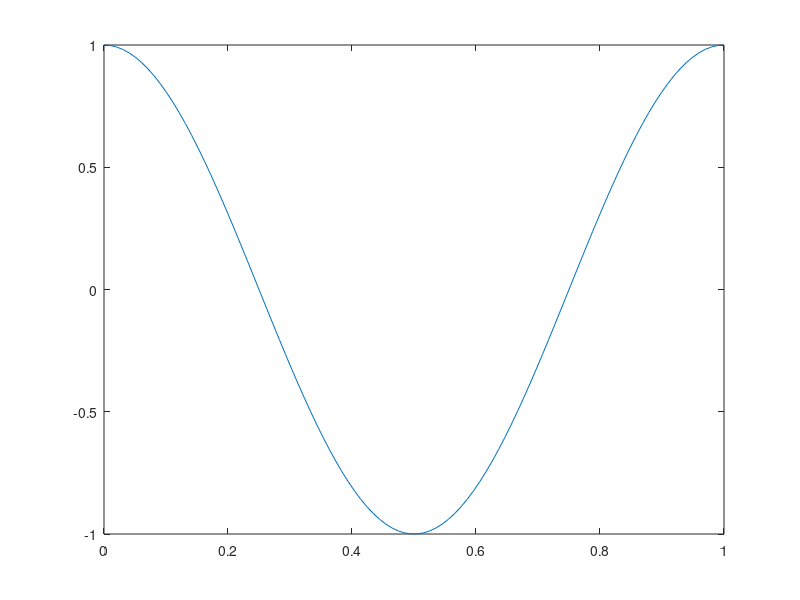

This figure's MATLAB source:
% Regression test function (black blox) for FreeMat v4.0
% This function is autogenerated by helpgen.
function bbtest_success = bbtest_cos
  bbtest_success = 1;
NumErrors = 0;
try
  x = linspace(0,1);

catch
  NumErrors = NumErrors + 1;
end
try
  plot(x,cos(2*pi*x))

catch
  NumErrors = NumErrors + 1;
end
try
  mprint('cosplot');

catch
  NumErrors = NumErrors + 1;
end
if (NumErrors ~= 0) bbtest_success = 0; return; end
